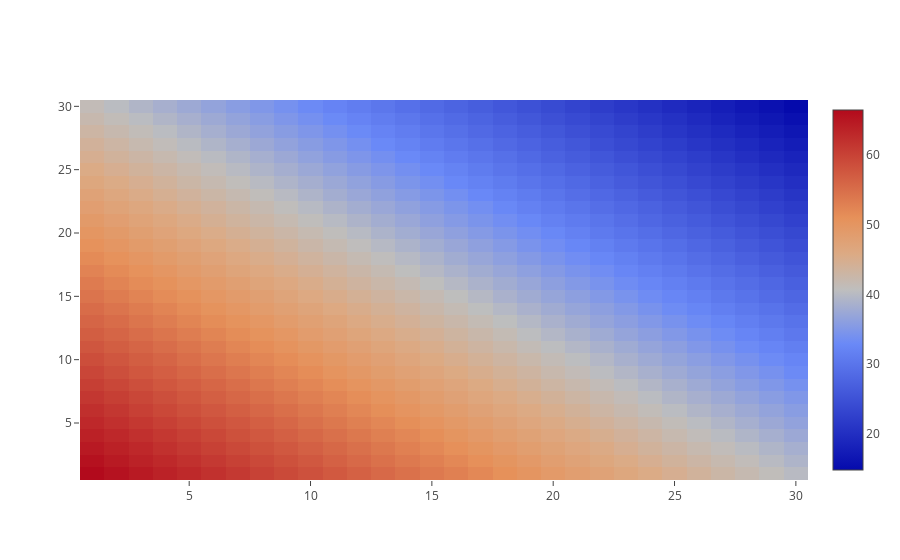

This figure's notebook cell:
### Code cell
trace = go.Heatmap(x = ranking_wins_df.Off_Rating_Rank.values,
                   y = ranking_wins_df.Def_Rating_Rank.values,
                   z = ranking_wins_df.Preds.values)
data = [trace]
iplot(data, filename = 'heatmap')

### Figure 1 — Plotly figure (JSON) as saved in the notebook; plotly's stock layout.template omitted (floating-point values rounded to 4 significant figures; data arrays with more than 128 entries replaced by an {"elided": "..."} marker saying what was removed)
{"data": [{"type": "heatmap", "x": {"elided": "900 int values"}, "y": {"elided": "900 int values"}, "z": {"elided": "900 float values"}}], "layout": {}}
